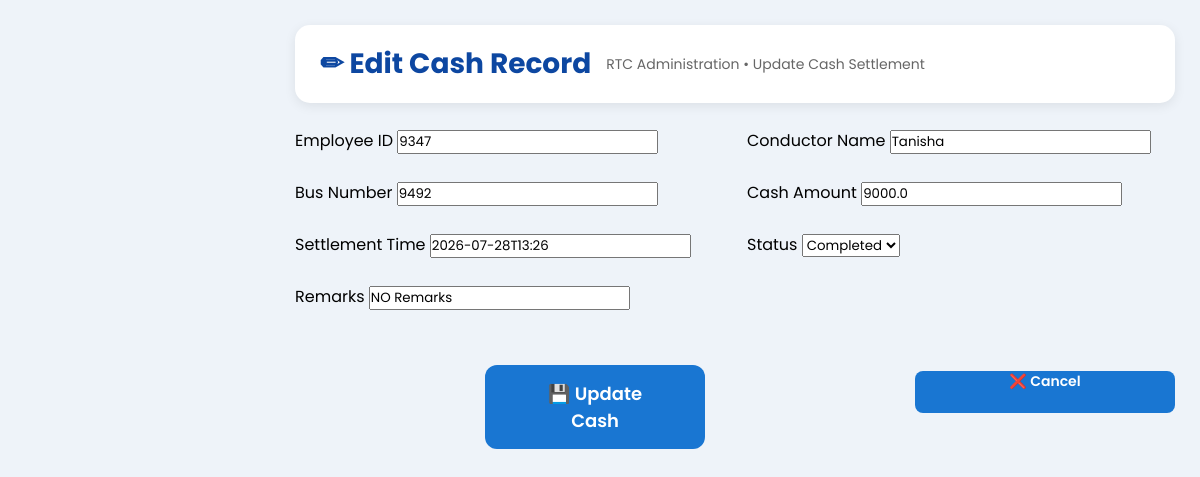
The app's page /edit_cash/2 with its own data.
### tables this page shows
CREATE TABLE cash(
    id INTEGER PRIMARY KEY AUTOINCREMENT,
    employee_id TEXT NOT NULL,
    conductor_name TEXT NOT NULL,
    bus_number TEXT NOT NULL,
    cash_amount REAL NOT NULL,
    settlement_time TEXT NOT NULL,
    status TEXT NOT NULL,
    remarks TEXT
);

### app.py (the view)
@app.route("/edit_cash/<int:id>")
def edit_cash(id):
    conn = get_db()
    cursor = conn.cursor()
    cursor.execute(
        "SELECT * FROM cash WHERE id=?",
        (id,)
    )
    cash = cursor.fetchone()
    conn.close()
    return render_template(
        "edit_cash.html",
        cash=cash
    )

### app.py (called while the page is built)
def get_db():
    conn = sqlite3.connect(
        "database.db",
        timeout=30,
        check_same_thread=False
    )
    conn.row_factory = sqlite3.Row
    conn.execute("PRAGMA journal_mode=WAL")
    conn.execute("PRAGMA busy_timeout=30000")
    return conn

### templates/edit_cash.html (shortened to what this page needs)
<!DOCTYPE html>
<html lang="en">
<head>
<link rel="stylesheet" href="{{ url_for('static', filename='style.css') }}">
</head>
<body>
<div class="main-content">
<div class="header">
    <div class="header-left">
        <h1>✏ Edit Cash Record</h1>
        <p>RTC Administration • Update Cash Settlement</p>
    </div>
</div>
<div class="form-card">
<form action="/update_cash" method="POST">
<div class="form-grid">
<div>
<label>Employee ID</label>
<input type="text" name="employee_id" value="{{ cash[1] }}">
</div>
<div>
<label>Conductor Name</label>
<input type="text" name="conductor_name" value="{{ cash[2] }}">
</div>
<div>
<label>Bus Number</label>
<input type="text" name="bus_number" value="{{ cash[3] }}">
</div>
<div>
<label>Cash Amount</label>
<input type="number" step="0.01" name="cash_amount" value="{{ cash[4] }}">
</div>
<div>
<label>Settlement Time</label>
<input type="text" name="settlement_time" value="{{ cash[5] }}">
</div>
<div>
<label>Status</label>
<select name="status">
<option {% if cash[6]=='Completed' %}selected{% endif %}>Completed</option>
</select>
</div>
<div style="grid-column:1 / span 2;">
<label>Remarks</label>
<input type="text" name="remarks" value="{{ cash[7] }}">
</div>
</div>
<div class="report-buttons">
<button class="save-btn" type="submit">
💾 Update Cash
</button>
<a href="/cash" class="edit-btn">
❌ Cancel
</a>
</div>
</form>
</div>
</div>
</body>
</html>

### static/style.css (style rules this page uses)
* { margin:0; padding:0; box-sizing:border-box; font-family:'Poppins',sans-serif; }
body { background:linear-gradient(to right,#eef2f7,#f8fbff); }
body { background:#eef3f9; overflow-x:hidden; }
.main-content { margin-left: 240px !important; width: calc(100% - 240px); padding: 25px 35px; box-sizing: border-box; min-height: 100vh; }
.header { display:flex; justify-content:space-between; align-items:center; background:#fff; padding:20px 25px; border-radius:15px; box-shadow:0 4px 15px rgba(0,0,0,.08); margin-bottom:25px; }
.header-left { display:flex; align-items:center; gap:18px; }
.header-left h1 { color:#0d47a1; font-size:28px; }
.header-left p { color:#666; font-size:14px; }
.save-btn { display:block; margin:20px auto 0; width:220px; background:#1976d2; color:white; border:none; padding:14px 25px; border-radius:8px; cursor:pointer; font-size:16px; font-weight:600; transition:.3s; }
.edit-btn { display:inline-flex; align-items:center; justify-content:center; min-width:95px; height:42px; padding:0 14px; box-sizing:border-box; background:#1976d2; color:white; border-radius:8px; text-decoration:none; font-size:14px; font-weight:600; white-space:nowrap; }
.report-buttons { display: flex; justify-content: center; align-items: center; gap: 20px; margin-top: 20px; }
.report-buttons .save-btn, .report-buttons .edit-btn { width: 260px; text-align: center; }
.report-buttons a { text-decoration:none; }
.report-buttons .save-btn, .report-buttons .edit-btn { min-width:220px; text-align:center; display:inline-block; }
.report-buttons { display:flex; justify-content:center; margin:25px 0; }
.report-buttons .save-btn { width:220px; text-align:center; }
.main-content { margin-left:220px; padding:20px; width:calc(100% - 220px); overflow-x:hidden; box-sizing:border-box; }
.header { background:#fff; border-radius:15px; padding:18px 25px; display:flex; justify-content:space-between; align-items:center; box-shadow:0 3px 12px rgba(0,0,0,.08); margin-bottom:20px; }
.header-left { display:flex; align-items:center; gap:15px; }
.header-left h1 { font-size:28px; color:#0d47a1; }
.header-left p { font-size:14px; color:#666; }
.main-content { margin-left: 270px !important; width: calc(100% - 270px) !important; padding: 25px !important; box-sizing: border-box !important; }
.main-content { margin-left: 270px !important; width: calc(100% - 270px) !important; box-sizing: border-box; }
.main-content { overflow-x: visible !important; overflow-y: visible !important; }
.form-grid { display: grid; grid-template-columns: 1fr 1fr; gap: 26px 24px; width: 100%; margin-top: 25px; }
.save-btn { display: block; margin: 30px auto 0; padding: 15px 45px; background: #1976d2; color: white; border: none; border-radius: 12px; font-family: 'Poppins', sans-serif; font-size: 18px; font-weight: 600; cursor: pointer; }
.main-content { max-width: 100% !important; box-sizing: border-box !important; }
body { overflow-x: hidden !important; }

### records on screen
cash: employee_id "9347", conductor_name "Tanisha", bus_number "9492", cash_amount "9000.0", settlement_time "2026-07-28T13:26", status "Completed", remarks "NO Remarks"
